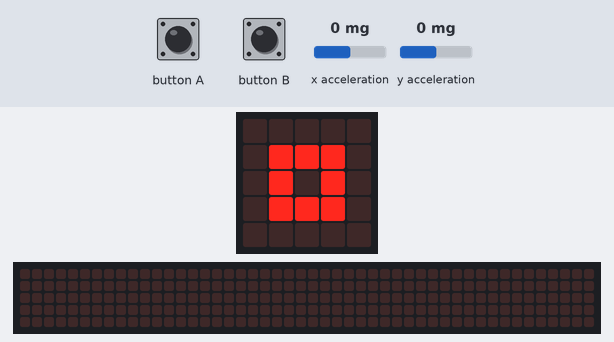
This program was run on a simulated BBC micro:bit (MakeCode). Shown: the board's 5×5 LED display, a strip that is not on the board, showing the scrolling text unrolled. The test bench sets the inputs (shaded band); at power-on: x acceleration 0 mg, y acceleration 0 mg. The 48×5 strip is a reading aid, not a part: it shows the text the display is scrolling, unrolled, one strip-width of it at a time.

Above: at 0.5 s.
At 1.2 s:
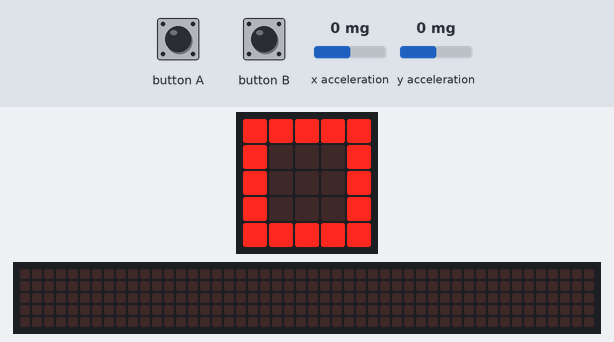
1.3 s: x acceleration set to -1440 mg
At 2.2 s:
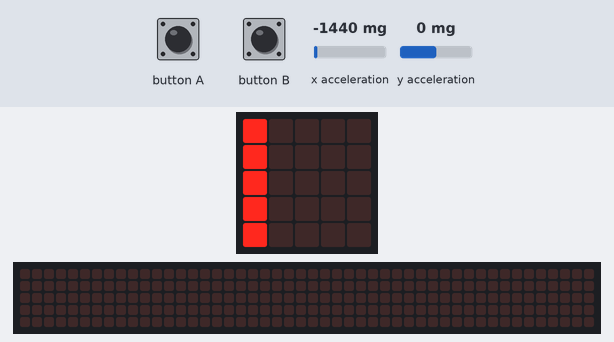
3.1 s: button A pressed for 0.15 s
At 3.35 s:
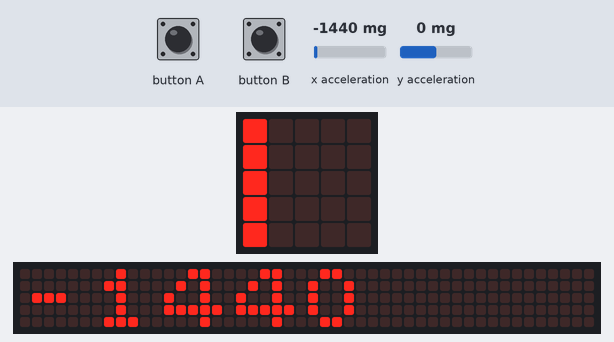
3.8 s: button B pressed for 0.15 s
4.5 s: x acceleration set to 0 mg
9.8 s: y acceleration set to -1440 mg
At 12.0 s:
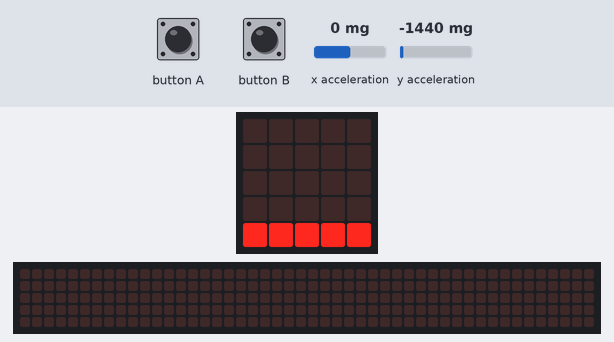
12.9 s: button B pressed for 0.15 s
At 14.4 s:
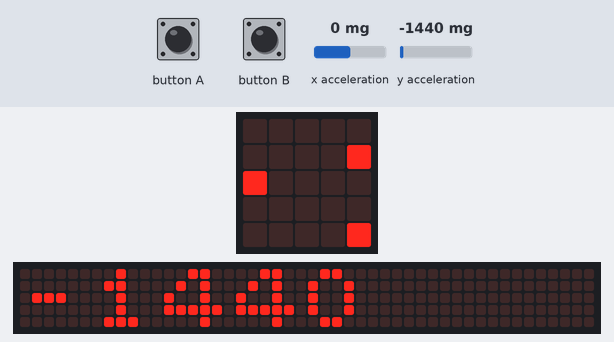
Timing chart, 0 to 14.6 s (numbered marks = the images above; inputs shaded):
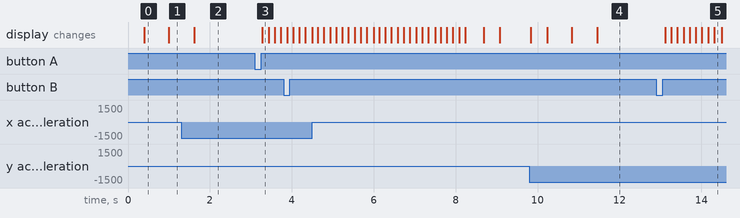

Measured:
- after the input at 1.3 s, the display: changes after 0.32 s (image 2)
- after the input at 3.1 s, the display: changes after 0.18 s (image 3)
- after the input at 9.8 s, the display: first differs from a run without the input after 1.7 s (image 4)
- after the input at 12.9 s, the display: first changes after 0.21 s (image 5 shows a later state)
- what the display in image 0 shows lasts 0.6 s, from 0.4 s to 1.0 s

The program:

main.ts
```typescript
input.onButtonPressed(Button.A, function () {
    basic.showNumber(x)
})
input.onButtonPressed(Button.B, function () {
    basic.showNumber(y)
})
let y = 0
let x = 0
let valueFar = 64
let valueNear = 24
basic.forever(function () {
    x = input.acceleration(Dimension.X)
    y = input.acceleration(Dimension.Y)
    if (x > valueNear) {
        if (x > valueFar) {
            basic.showLeds(`
                . . . . #
                . . . . #
                . . . . #
                . . . . #
                . . . . #
                `)
        } else {
            basic.showLeds(`
                . . . # .
                . . . # .
                . . . # .
                . . . # .
                . . . # .
                `)
        }
    } else if (x < -1 * valueNear) {
        if (x < -1 * valueFar) {
            basic.showLeds(`
                # . . . .
                # . . . .
                # . . . .
                # . . . .
                # . . . .
                `)
        } else {
            basic.showLeds(`
                . # . . .
                . # . . .
                . # . . .
                . # . . .
                . # . . .
                `)
        }
    } else if (y > valueNear) {
        if (y > valueFar) {
            basic.showLeds(`
                # # # # #
                . . . . .
                . . . . .
                . . . . .
                . . . . .
                `)
        } else {
            basic.showLeds(`
                . . . . .
                # # # # #
                . . . . .
                . . . . .
                . . . . .
                `)
        }
    } else if (y < -1 * valueNear) {
        if (y < -1 * valueFar) {
            basic.showLeds(`
                . . . . .
                . . . . .
                . . . . .
                . . . . .
                # # # # #
                `)
        } else {
            basic.showLeds(`
                . . . . .
                . . . . .
                . . . . .
                # # # # #
                . . . . .
                `)
        }
    } else {
        basic.showLeds(`
            . . . . .
            . . . . .
            . . # . .
            . . . . .
            . . . . .
            `)
        basic.showIcon(IconNames.SmallSquare)
        basic.showIcon(IconNames.Square)
    }
})
```

test.ts
```typescript
// Hier kann man Tests durchführen; diese Datei wird nicht kompiliert, wenn dieses Paket als Erweiterung verwendet wird.
```
